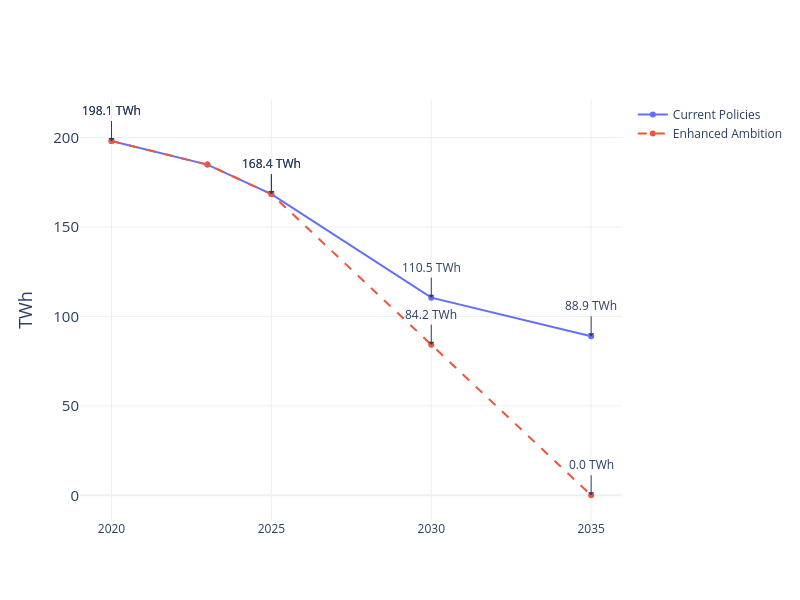

The code cell stored with this chart in its notebook:
### Code cell
years_cap, values_cap = xy(dictCapTWh)
years_alt, values_alt = xy(dictCapTWhEp)

fig = go.Figure()

for name, x, y, dash in [
    ("Current Policies", years_cap, values_cap, None),
    ("Enhanced Ambition", years_alt, values_alt, "dash"),
]:
    fig.add_trace(go.Scatter(
        x=list(x), y=list(y),
        mode='lines+markers',
        name=name,
        line=(dict(dash=dash) if dash else None)
    ))

# Build annotations without repeating blocks
target_years = [2020, 2025, 2030, 2035]
annotations = []
for d in (dictCapTWh, dictCapTWhEp):
    for yr in target_years:
        val = d.get(yr)
        if val is not None:
            annotations.append(go.layout.Annotation(
                x=yr, y=val,
                xanchor='center', yanchor='bottom',
                text=f"{val:.1f} TWh",
                showarrow=True, arrowhead=1, ax=0, ay=-20
            ))

fig.update_layout(
    template='plotly_white',
    title_x=0.5,
    width=800, height=600,
    annotations=annotations,
    # xaxis=dict(title='Year', title_font=dict(size=18), tickfont=dict(size=15)),
    yaxis=dict(title='TWh',  title_font=dict(size=18), tickfont=dict(size=15)),
)
import plotly.io as pio
pio.write_image(fig, "../figure/coal.jpg", width=800, height=600, scale=3)
fig.show()

### Figure 1 — Plotly figure (JSON) as saved in the notebook; plotly's stock layout.template omitted (floating-point values rounded to 4 significant figures)
{"data": [{"mode": "lines+markers", "name": "Current Policies", "type": "scatter", "x": [2020, 2023, 2025, 2030, 2035], "y": [198.1, 184.9, 168.4, 110.5, 88.9]}, {"line": {"dash": "dash"}, "mode": "lines+markers", "name": "Enhanced Ambition", "type": "scatter", "x": [2020, 2023, 2025, 2030, 2035], "y": [198.1, 184.9, 168.4, 84.2, 0]}], "layout": {"annotations": [{"arrowhead": 1, "ax": 0, "ay": -20, "showarrow": true, "text": "198.1 TWh", "x": 2020, "xanchor": "center", "y": 198.1, "yanchor": "bottom"}, {"arrowhead": 1, "ax": 0, "ay": -20, "showarrow": true, "text": "168.4 TWh", "x": 2025, "xanchor": "center", "y": 168.4, "yanchor": "bottom"}, {"arrowhead": 1, "ax": 0, "ay": -20, "showarrow": true, "text": "110.5 TWh", "x": 2030, "xanchor": "center", "y": 110.5, "yanchor": "bottom"}, {"arrowhead": 1, "ax": 0, "ay": -20, "showarrow": true, "text": "88.9 TWh", "x": 2035, "xanchor": "center", "y": 88.9, "yanchor": "bottom"}, {"arrowhead": 1, "ax": 0, "ay": -20, "showarrow": true, "text": "198.1 TWh", "x": 2020, "xanchor": "center", "y": 198.1, "yanchor": "bottom"}, {"arrowhead": 1, "ax": 0, "ay": -20, "showarrow": true, "text": "168.4 TWh", "x": 2025, "xanchor": "center", "y": 168.4, "yanchor": "bottom"}, {"arrowhead": 1, "ax": 0, "ay": -20, "showarrow": true, "text": "84.2 TWh", "x": 2030, "xanchor": "center", "y": 84.2, "yanchor": "bottom"}, {"arrowhead": 1, "ax": 0, "ay": -20, "showarrow": true, "text": "0.0 TWh", "x": 2035, "xanchor": "center", "y": 0, "yanchor": "bottom"}], "height": 600, "title": {"x": 0.5}, "width": 800, "yaxis": {"tickfont": {"size": 15}, "title": {"font": {"size": 18}, "text": "TWh"}}}}
